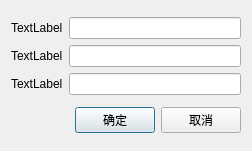
<?xml version="1.0" encoding="UTF-8"?>
<ui version="4.0">
 <class>lds_dialog_input3</class>
 <widget class="QDialog" name="lds_dialog_input3">
  <property name="geometry">
   <rect>
    <x>0</x>
    <y>0</y>
    <width>252</width>
    <height>151</height>
   </rect>
  </property>
  <property name="windowTitle">
   <string>Dialog</string>
  </property>
  <layout class="QVBoxLayout" name="verticalLayout">
   <item>
    <layout class="QGridLayout" name="gridLayout">
     <item row="0" column="0">
      <widget class="QLabel" name="label">
       <property name="text">
        <string>TextLabel</string>
       </property>
      </widget>
     </item>
     <item row="0" column="1">
      <widget class="lds_lineedit" name="lineEdit"/>
     </item>
     <item row="1" column="0">
      <widget class="QLabel" name="label_2">
       <property name="text">
        <string>TextLabel</string>
       </property>
      </widget>
     </item>
     <item row="1" column="1">
      <widget class="lds_lineedit" name="lineEdit_2"/>
     </item>
     <item row="2" column="0">
      <widget class="QLabel" name="label_3">
       <property name="text">
        <string>TextLabel</string>
       </property>
      </widget>
     </item>
     <item row="2" column="1">
      <widget class="lds_lineedit" name="lineEdit_3"/>
     </item>
    </layout>
   </item>
   <item>
    <layout class="QHBoxLayout" name="horizontalLayout">
     <item>
      <spacer name="horizontalSpacer">
       <property name="orientation">
        <enum>Qt::Horizontal</enum>
       </property>
       <property name="sizeHint" stdset="0">
        <size>
         <width>40</width>
         <height>20</height>
        </size>
       </property>
      </spacer>
     </item>
     <item>
      <widget class="lds_toolbar_button" name="pushButton_ok">
       <property name="text">
        <string>确定</string>
       </property>
       <property name="outer_stylesheet" stdset="0">
        <string>pushbutton</string>
       </property>
      </widget>
     </item>
     <item>
      <widget class="lds_toolbar_button" name="pushButton_exit">
       <property name="text">
        <string>取消</string>
       </property>
       <property name="outer_stylesheet" stdset="0">
        <string>pushbutton</string>
       </property>
      </widget>
     </item>
    </layout>
   </item>
  </layout>
 </widget>
 <customwidgets>
  <customwidget>
   <class>lds_toolbar_button</class>
   <extends>QPushButton</extends>
   <header>lds_toolbar_button.h</header>
  </customwidget>
  <customwidget>
   <class>lds_lineedit</class>
   <extends>QLineEdit</extends>
   <header>lds_lineedit.h</header>
  </customwidget>
 </customwidgets>
 <resources/>
 <connections/>
</ui>
